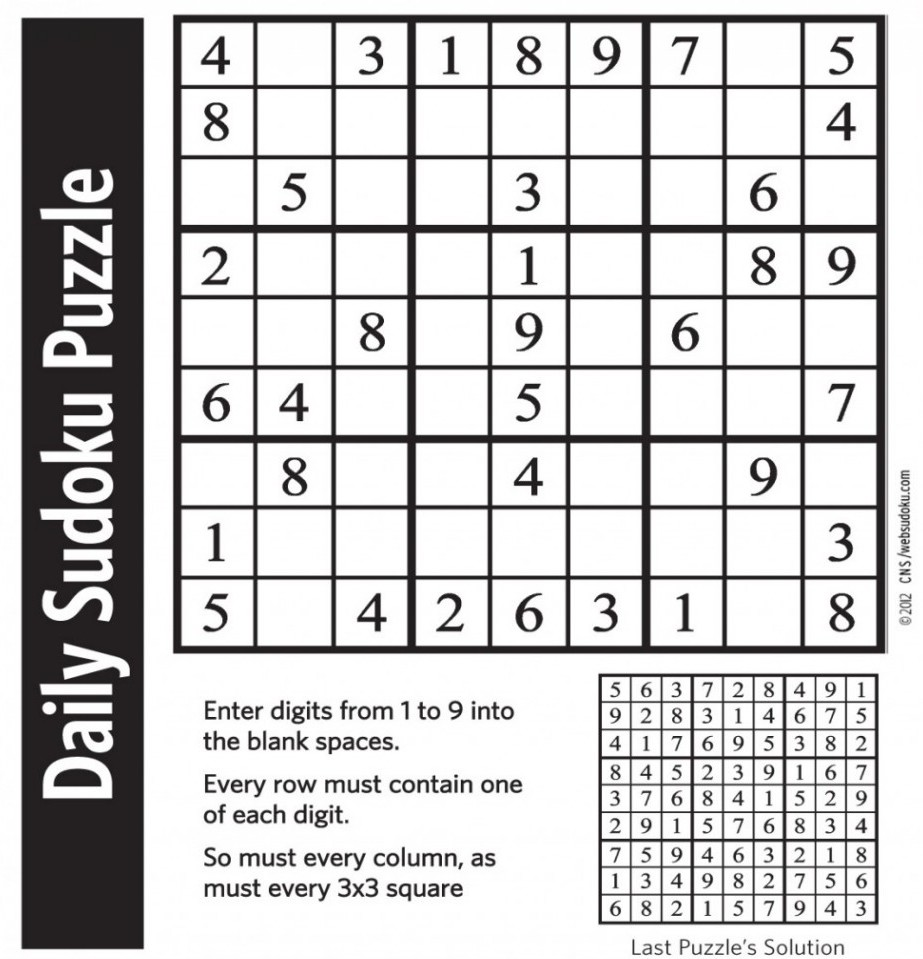
#> input picture sud3.jpg, 923 x 959 px
$ python y_this_exists.py
#> lines starting #> are read from the running program, lines starting #| are printed output that depends on the picture; after the words box and inside, x2 and y2 are one past the last pixel; in counts of white or black regions, pixels touching at a corner belong together
import cv2
import numpy as np

# [38 lines of commented-out code are left out]

img = cv2.imread('sud3.jpg', 0)
#> img: shape (959, 923); min 11, max 255, mean 200.9
eh = cv2.equalizeHist(img)
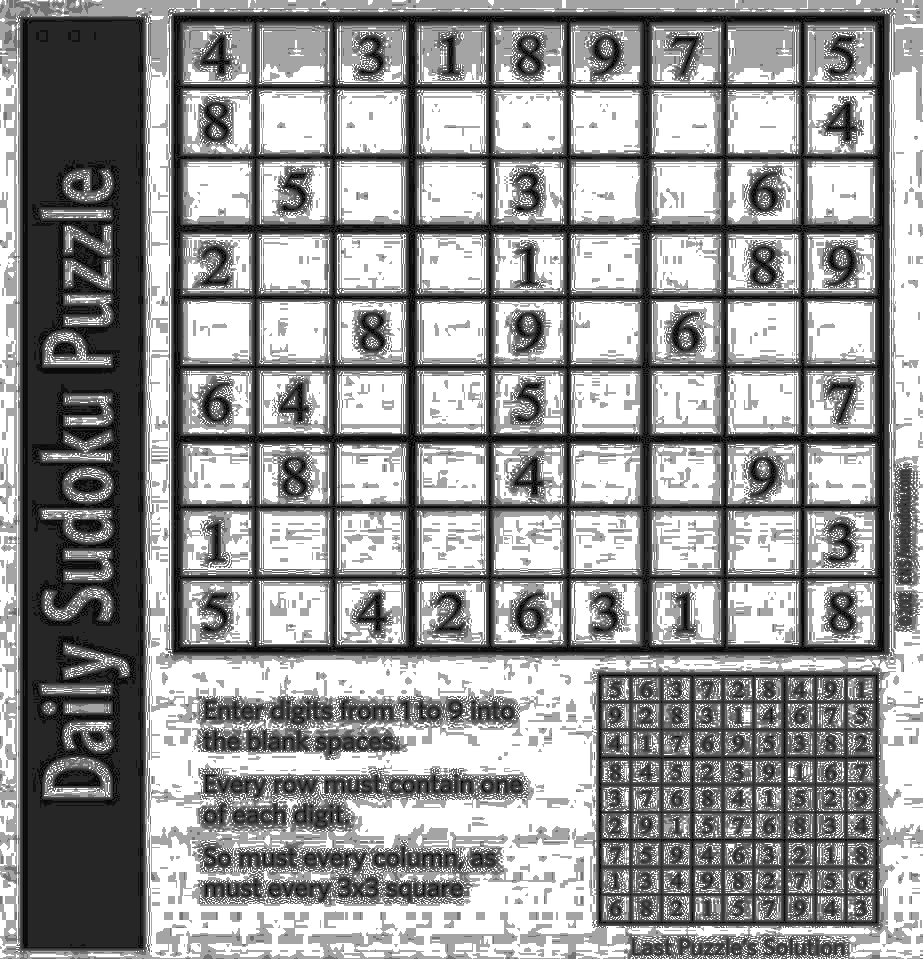
#> eh: shape (959, 923); min 0, max 255, mean 150.2
th = np.sum(eh)/(eh.size*4)
#> th = 37.54
ret, img2 = cv2.threshold(eh, th, 255, cv2.THRESH_BINARY_INV)
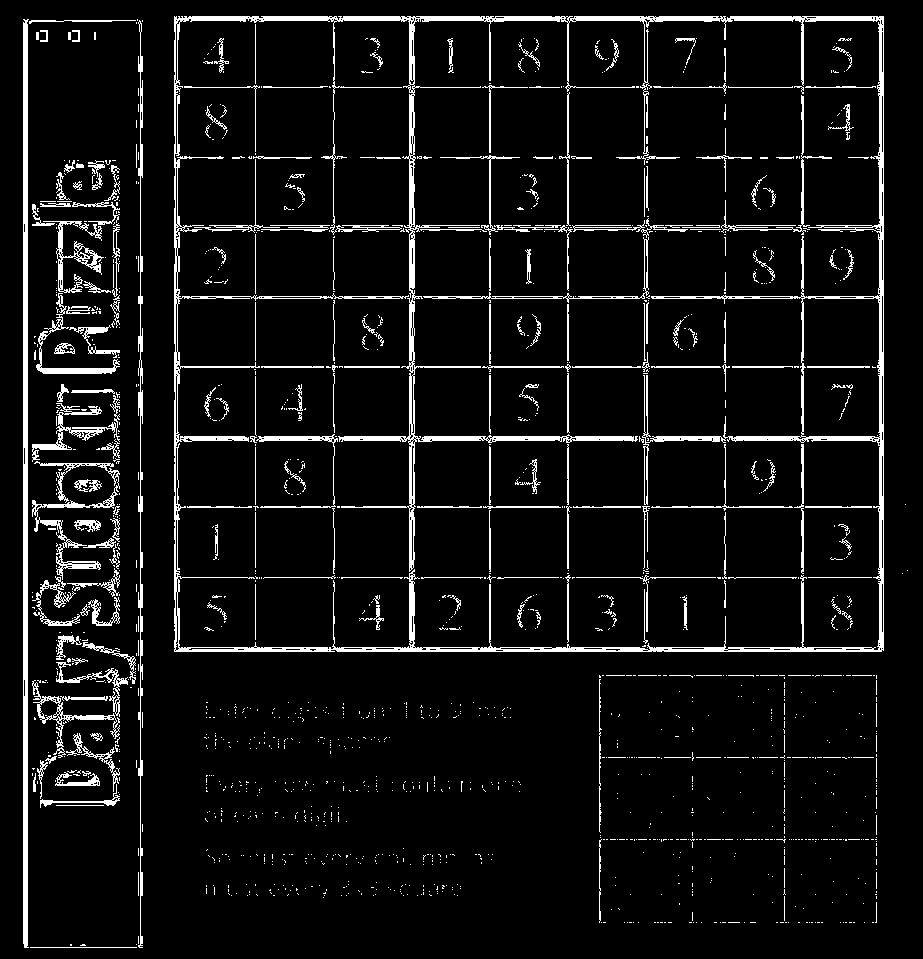
#> img2: shape (959, 923); 6.7% white; 1544 white regions (1311 under 20 px), largest, box (x1, y1, x2, y2) and area: (174, 16, 884, 652) 22282, (23, 19, 29, 948) 4594, (138, 20, 143, 948) 1846
#> ret = 37
cv2.namedWindow('image', cv2.WINDOW_NORMAL)
cv2.resizeWindow('image', 600, 600)
cv2.imshow('image', img2)
cv2.waitKey(0)
cv2.destroyAllWindows()

$ run again, with sud2.jpg copied over sud3.jpg
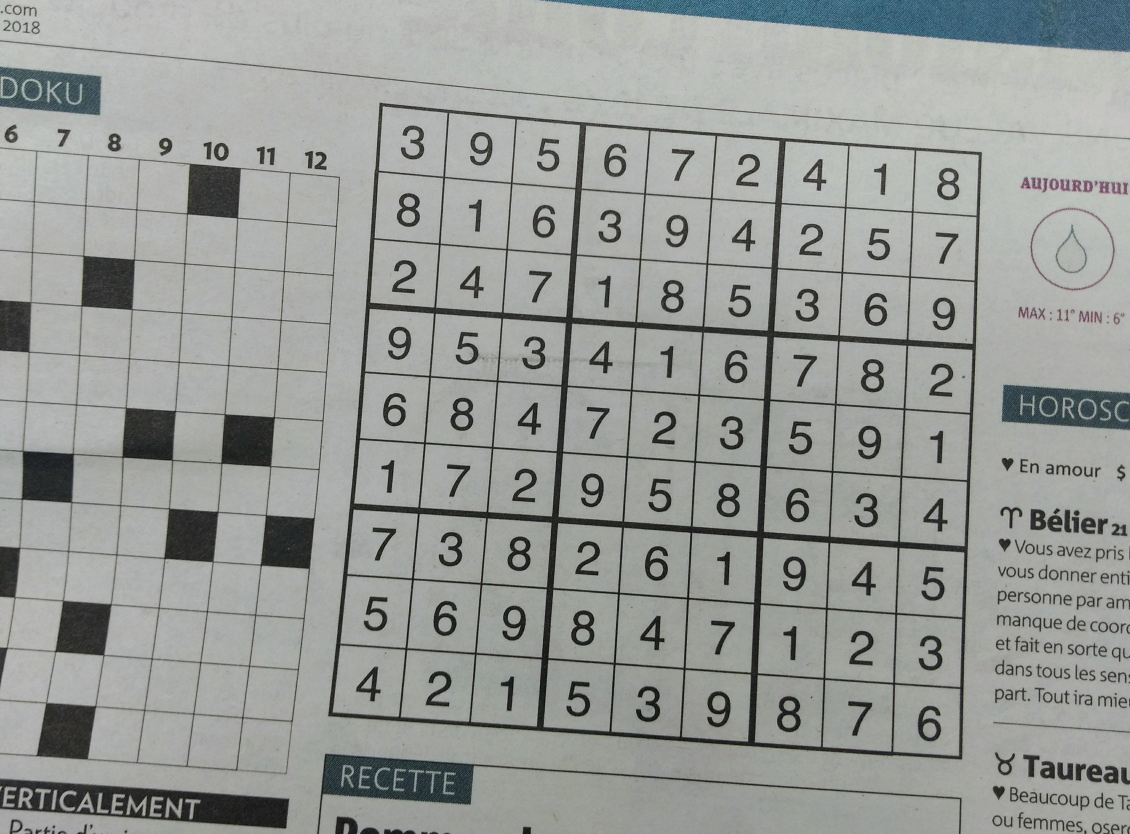
#> input picture sud2.jpg, 3389 x 2501 px (shown at 1/3 size)
#> `eh = cv2.equalizeHist(img)`:
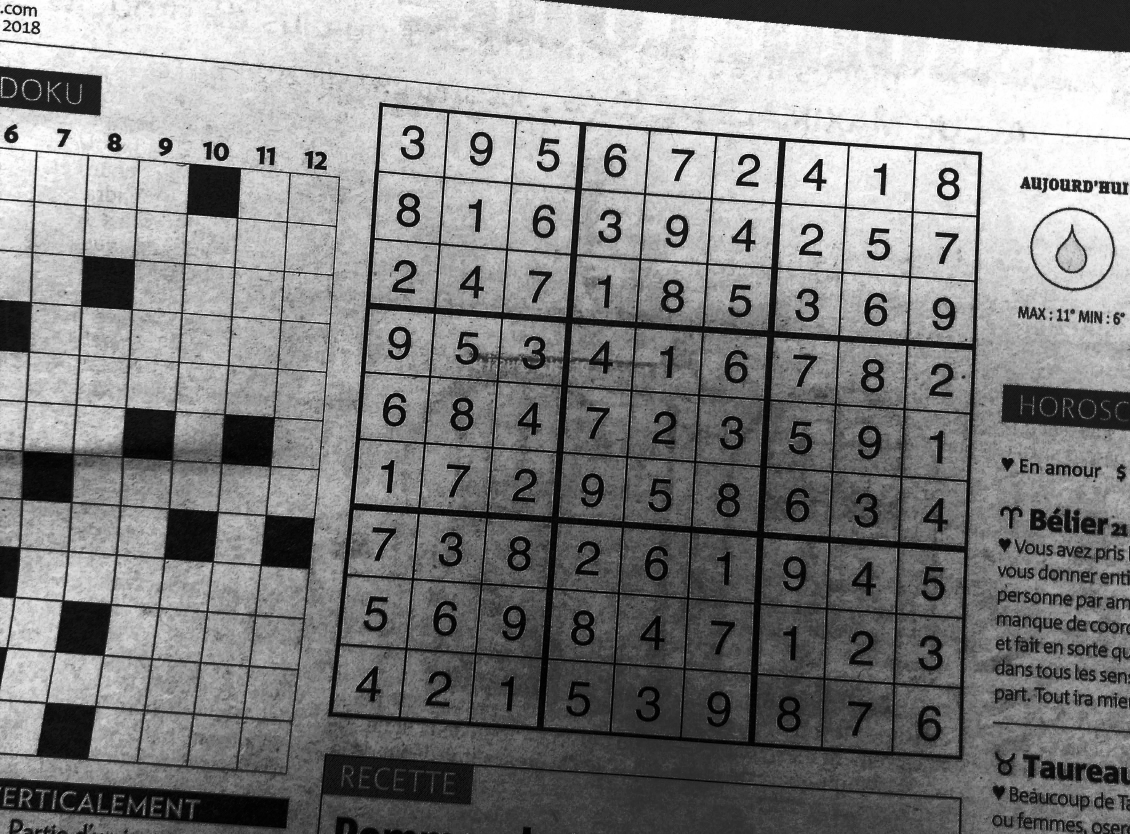
#> eh: shape (2501, 3389) (shown at 1/3 size); min 0, max 255, mean 129.7
#> th = 32.42
#> `ret, img2 = cv2.threshold(eh, th, 255, cv2.THRESH_BINARY_INV)`:
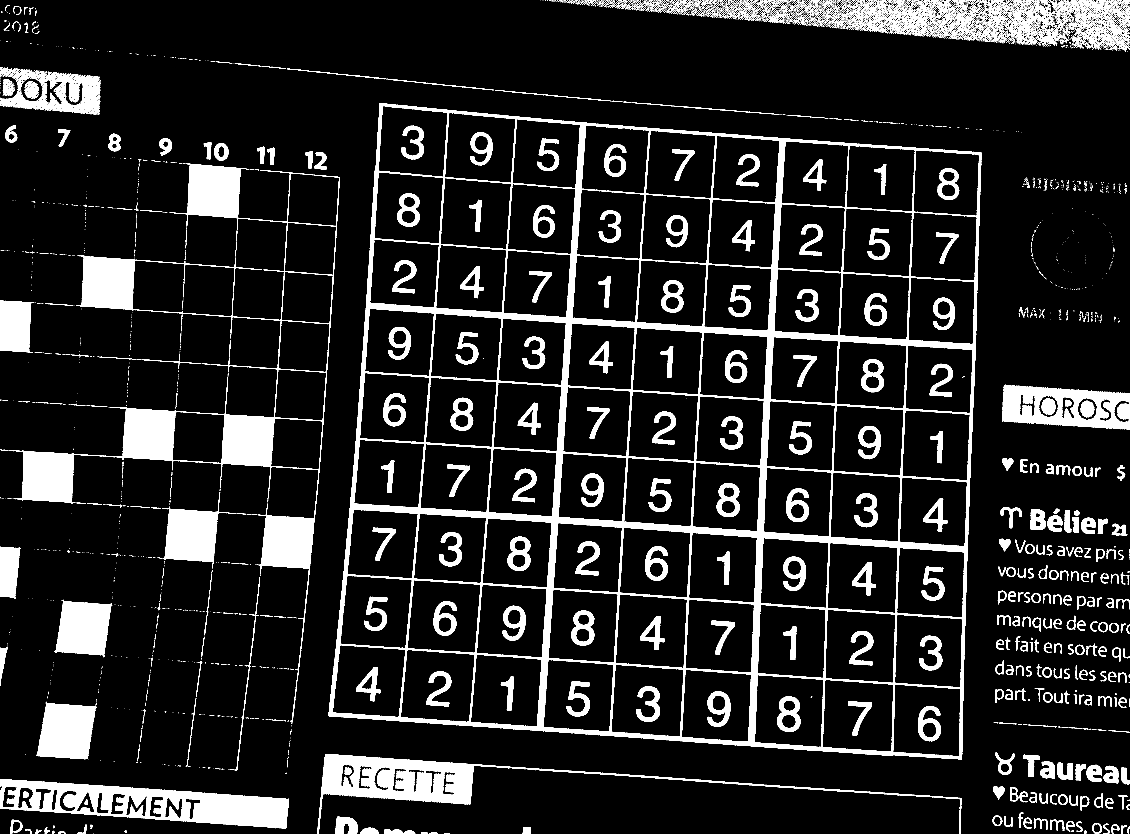
#> img2: shape (2501, 3389) (shown at 1/3 size); 12.6% white; 3237 white regions (2516 under 20 px), largest, box (x1, y1, x2, y2) and area: (985, 309, 2945, 2278) 302223, (25, 490, 1019, 2172) 146261, (0, 2337, 867, 2486) 60522
#> ret = 32

$ run again, with sud4.jpg copied over sud3.jpg
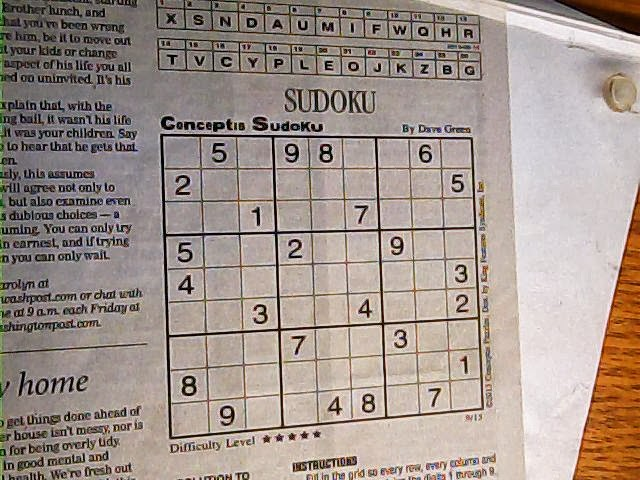
#> input picture sud4.jpg, 640 x 480 px
#> `eh = cv2.equalizeHist(img)`:
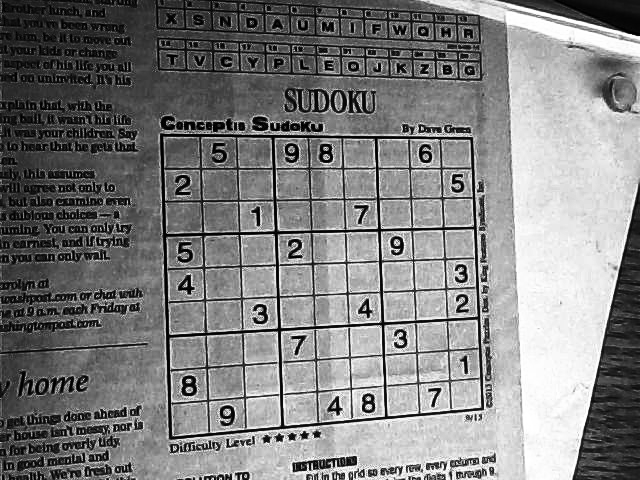
#> eh: shape (480, 640); min 0, max 255, mean 127.8
#> th = 31.96
#> `ret, img2 = cv2.threshold(eh, th, 255, cv2.THRESH_BINARY_INV)`:
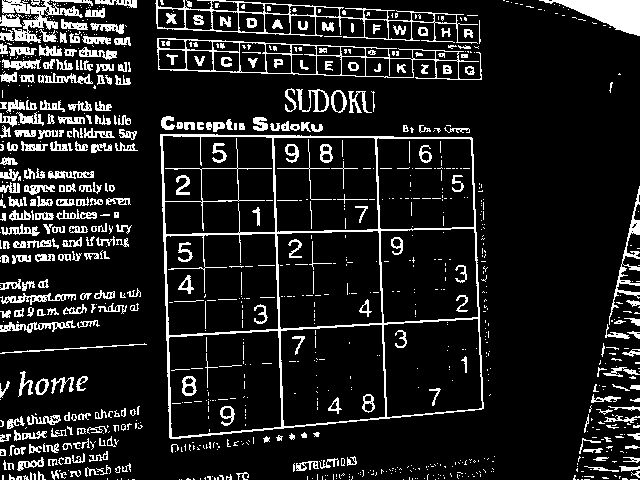
#> img2: shape (480, 640); 12.5% white in thin lines or dots
#> ret = 31

$ run again, with sud5.jpg copied over sud3.jpg
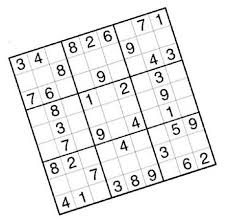
#> input picture sud5.jpg, 229 x 220 px
#> img is the input picture: shape (220, 229); min 0, max 255, mean 236.5
#> `eh = cv2.equalizeHist(img)`:
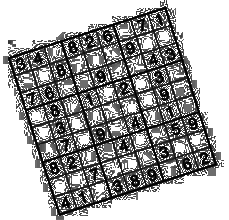
#> eh: shape (220, 229); min 0, max 255, mean 168.6
#> th = 42.14
#> `ret, img2 = cv2.threshold(eh, th, 255, cv2.THRESH_BINARY_INV)`:
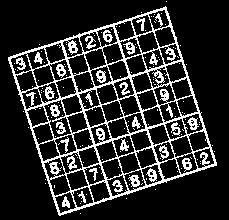
#> img2: shape (220, 229); 17.2% white in thin lines or dots, all inside (x1, y1, x2, y2) = (8, 1, 217, 216)
#> ret = 42
